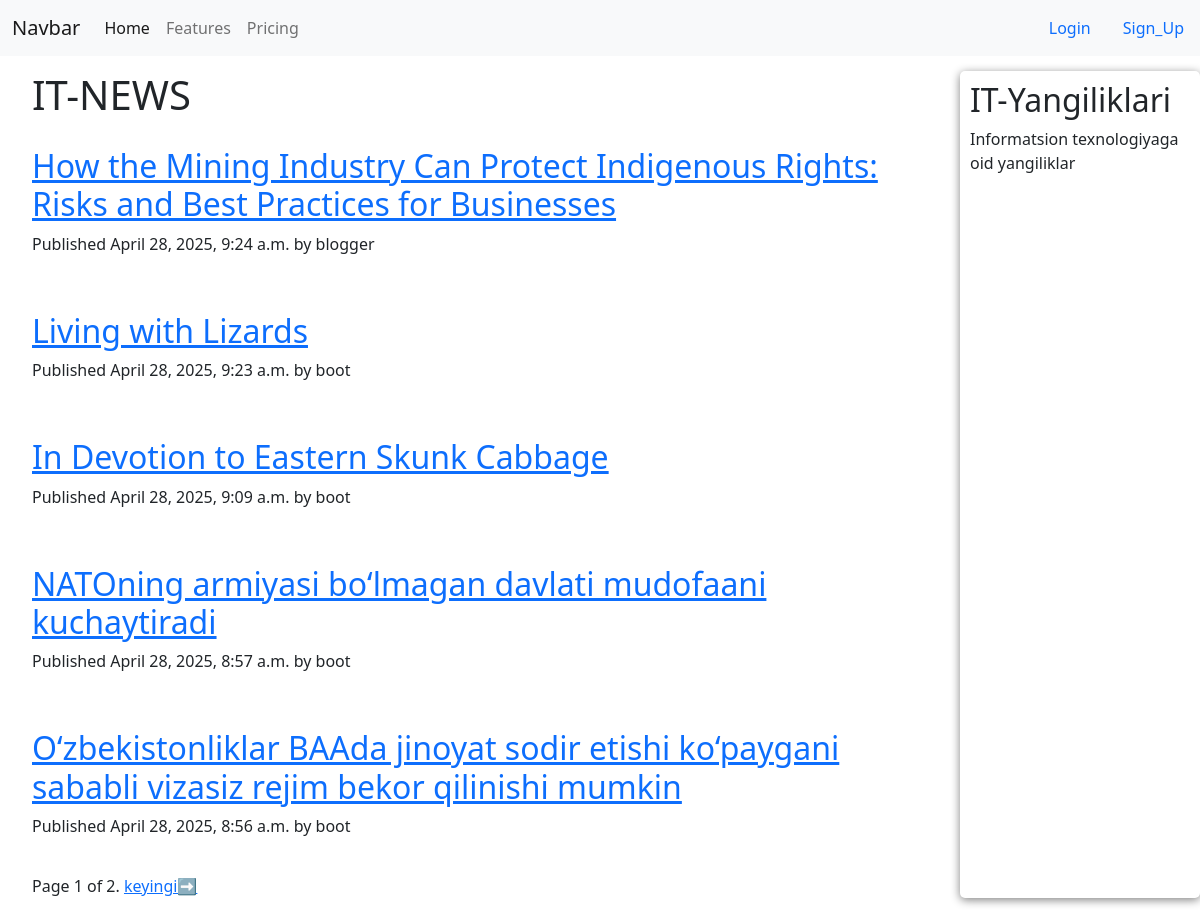
The page / on the database its author committed.
### blogg/models.py (models this page shows, shortened)
class Post(models.Model):
    STATUS_CHOICES = (
        ('draft', 'Draft'),
        ('published', 'Published')
    )
    title = models.CharField(max_length=250)
    slug = models.SlugField(max_length=255)
    author = models.ForeignKey(User, on_delete=models.CASCADE, related_name='blog_posts')
    body = models.TextField()
    publish = models.DateTimeField(default=timezone.now)
    created = models.DateTimeField(auto_now_add=True)
    updated = models.DateTimeField(auto_now=True)
    status = models.CharField(max_length=10, choices=STATUS_CHOICES, default='draft')
    class Meta:
        ordering = ('-publish',)
    objects = models.Manager()
    published = PublishedManager()

### blogg/views.py (the view)
# urls.py: path('', PostListView.as_view(), name='blog'),
class PostListView(ListView):
    queryset = Post.published.all()
    context_object_name = 'posts'
    paginate_by = 5
    template_name = "blog/post/list.html"

### templates/blog/post/list.html (shortened to what this page needs)
{% extends 'blog/base.html' %}
{% block content %}
    <h1>IT-NEWS</h1>
    {% for post in posts %}
        <div class="post">
            {% if user.is_authenticated %}
                <h2>
                    <a href="{{ post.get_absolute_url }}">{{ post.title }}</a>
                </h2>
            {% else %}
                <h2>
                    <a href="#">{{ post.title }}</a>
                </h2>
            {% endif %}
            <p class="date">
                Published {{ post.publish }} by {{post.author}}
            </p>
        </div>
    {%endfor%}
    {% include "paginator.html" with page=page_obj %}
{% endblock  %}

### templates/blog/base.html (shortened to what this page needs)
<!DOCTYPE html>
{% load static %}
<html lang="en">
<head>
    <link href="https://cdn.jsdelivr.net/npm/bootstrap@5.0.2/dist/css/bootstrap.min.css" rel="stylesheet">
    <link rel="stylesheet" href="{% static 'css/blog.css' %}">
</head>
<body>
    {% include "./navbar.html"%}
    <div class="main">
        <div class="container">
            {% block content  %}
            {% endblock  %}
        </div>
        <div id="sidebar">
            <h2>IT-Yangiliklari</h2>
            <p>Informatsion texnologiyaga oid yangiliklar</p>
        </div>
    </div>
</body>
</html>

### templates/blog/navbar.html (shortened to what this page needs)
<nav class="navbar navbar-expand-lg navbar-light bg-light">
  <div class="container-fluid">
    <a class="navbar-brand" href="#">Navbar</a>
    <div class="collapse navbar-collapse" id="navbarNav">
      <ul class="navbar-nav">
        <li class="nav-item">
          <a class="nav-link active" aria-current="page" href="{% url 'blog:blog'%}">Home</a>
        </li>
        <li class="nav-item">
          <a class="nav-link" href="#">Features</a>
        </li>
        <li class="nav-item">
          <a class="nav-link" href="#">Pricing</a>
        </li>
      </ul>
    </div>
  </div>
  {% if user.is_authenticated %}
      <li class="nav-item navbar-collapse" >
        <h5><a class="nav-link" href="">{{user.username}}'s_page</a></h5>
      </li>
      <li class="nav-item navbar-collapse" >
          <h5><a class="nav-link" href="{% url 'logout' %}">Logout</a></h5>
      </li>
  {% else %}
      <li class="nav-item navbar-collapse">
          <a class="nav-link" href="{% url 'login' %}">Login</a>
      </li>
      <li class="nav-item navbar-collapse">
          <a class="nav-link" href="{% url 'login' %}">Sign_Up</a>
      </li>
  {% endif%}
</nav>

### templates/paginator.html (shortened to what this page needs)
<div class="pagination">
    <span class="step-links">
        <span class="current">
            Page {{page.number}} of {{page.paginator.num_pages }}.
        </span>
        {% if page.has_next %}
            <a href="?page={{ page.next_page_number }}">keyingi➡️</a>
        {% endif %}
    </span>
</div>

### static/css/blog.css (style rules this page uses)
* { margin: 0; padding: 0; transition: 0.3s; }
.main { display: grid; grid-template-columns: 1fr 15rem; padding: 15px 0 15px 20px; }
#sidebar { border-radius: 5px; padding: 10px; box-shadow: 0 2px 10px gray; }
.post { padding: 20px 0; }

### rows shown on the page
Post: title "How the Mining Industry Can Protect Indigenous Rights: Risks and Best Practices for Businesses", publish "April 28, 2025, 9:24 a.m.", author "blogger"
Post: title "Living with Lizards", publish "April 28, 2025, 9:23 a.m.", author "boot"
Post: title "In Devotion to Eastern Skunk Cabbage", publish "April 28, 2025, 9:09 a.m.", author "boot"
Post: title "NATOning armiyasi bo‘lmagan davlati mudofaani kuchaytiradi", publish "April 28, 2025, 8:57 a.m.", author "boot"
Post: title "O‘zbekistonliklar BAAda jinoyat sodir etishi ko‘paygani sababli vizasiz rejim bekor qilinishi mumkin", publish "April 28, 2025, 8:56 a.m.", author "boot"

### other values the page prints
{{ page.number }} "1"
{{ page.paginator.num_pages }} "2"
